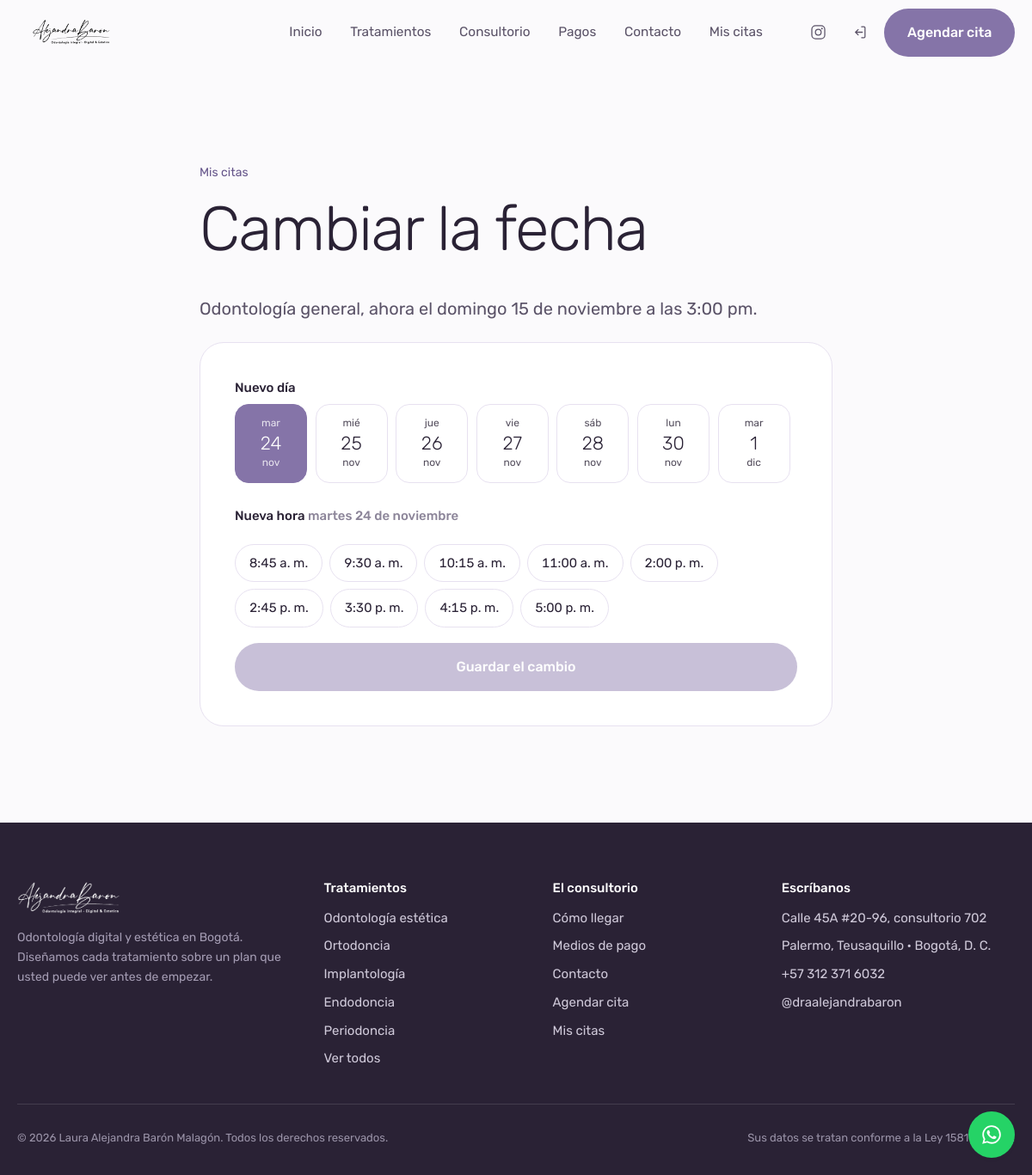
Page /panel/reprogramar.php?id=3 (signed in) on the committed database.
### tables this page shows
CREATE TABLE `citas` (
  `id`             INT UNSIGNED NOT NULL AUTO_INCREMENT,
  `codigo`         VARCHAR(12)  NOT NULL COMMENT 'Código visible para el paciente',
  `paciente_id`    INT UNSIGNED NOT NULL,
  `odontologo_id`  INT UNSIGNED NOT NULL,
  `tratamiento_id` INT UNSIGNED NOT NULL,
  `sede_id`        INT UNSIGNED NOT NULL,
  `fecha`          DATE NOT NULL,
  `hora`           TIME NOT NULL,
  `estado`         ENUM('pendiente','confirmada','atendida','cancelada','no_asistio')
                   NOT NULL DEFAULT 'pendiente',
  `valor`          DECIMAL(12,2) DEFAULT NULL,
  `notas_paciente` VARCHAR(400) DEFAULT NULL,
  `notas_internas` TEXT DEFAULT NULL,
  `motivo_cancelacion` VARCHAR(200) DEFAULT NULL,
  `cancelada_en`   DATETIME DEFAULT NULL,
  `recordatorio_enviado` TINYINT(1) NOT NULL DEFAULT 0,
  `creado_en`      DATETIME NOT NULL DEFAULT CURRENT_TIMESTAMP,
  `actualizado_en` DATETIME NOT NULL DEFAULT CURRENT_TIMESTAMP ON UPDATE CURRENT_TIMESTAMP,
  PRIMARY KEY (`id`),
  UNIQUE KEY `uq_citas_codigo` (`codigo`),
  UNIQUE KEY `uq_citas_agenda` (`odontologo_id`, `fecha`, `hora`),
  KEY `idx_citas_paciente` (`paciente_id`, `fecha`),
  KEY `idx_citas_fecha` (`fecha`, `estado`),
  CONSTRAINT `fk_citas_paciente` FOREIGN KEY (`paciente_id`)
    REFERENCES `usuarios` (`id`) ON DELETE CASCADE,
  CONSTRAINT `fk_citas_odontologo` FOREIGN KEY (`odontologo_id`)
    REFERENCES `usuarios` (`id`),
  CONSTRAINT `fk_citas_tratamiento` FOREIGN KEY (`tratamiento_id`)
    REFERENCES `tratamientos` (`id`),
  CONSTRAINT `fk_citas_sede` FOREIGN KEY (`sede_id`)
    REFERENCES `sedes` (`id`)
);

CREATE TABLE `tratamientos` (
  `id`            INT UNSIGNED NOT NULL AUTO_INCREMENT,
  `slug`          VARCHAR(60)  NOT NULL,
  `nombre`        VARCHAR(90)  NOT NULL,
  `resumen`       VARCHAR(220) NOT NULL,
  `descripcion`   TEXT         NOT NULL,
  `incluye`       TEXT         DEFAULT NULL COMMENT 'Un ítem por línea',
  `imagen`        VARCHAR(160) DEFAULT NULL,
  `duracion_min`  SMALLINT UNSIGNED NOT NULL DEFAULT 45,
  `precio_desde`  DECIMAL(12,2) DEFAULT NULL,
  `destacado`     TINYINT(1)   NOT NULL DEFAULT 0,
  `activo`        TINYINT(1)   NOT NULL DEFAULT 1,
  `orden`         TINYINT UNSIGNED NOT NULL DEFAULT 0,
  PRIMARY KEY (`id`),
  UNIQUE KEY `uq_tratamientos_slug` (`slug`)
);

CREATE TABLE `sedes` (
  `id`        INT UNSIGNED NOT NULL AUTO_INCREMENT,
  `nombre`    VARCHAR(80)  NOT NULL,
  `direccion` VARCHAR(160) NOT NULL,
  `barrio`    VARCHAR(80)  DEFAULT NULL,
  `ciudad`    VARCHAR(80)  NOT NULL DEFAULT 'Bogotá, D. C.',
  `telefono`  VARCHAR(25)  DEFAULT NULL,
  `mapa_embed` TEXT        DEFAULT NULL,
  `activo`    TINYINT(1)   NOT NULL DEFAULT 1,
  PRIMARY KEY (`id`)
);

### includes/functions.php (called while the page is built, shortened)
<?php
require_once __DIR__ . '/db.php';
function e(?string $texto): string
{
    return htmlspecialchars((string) $texto, ENT_QUOTES | ENT_SUBSTITUTE, 'UTF-8');
}
function base_url(string $ruta = ''): string
{
    $base = SITIO_URL !== '' ? SITIO_URL : '';
    if ($base === '') {
        $dir = str_replace('\\', '/', dirname($_SERVER['SCRIPT_NAME'] ?? '/'));
        if (preg_match('#/(admin|panel)$#', $dir)) {
            $dir = dirname($dir);
        }
        $base = rtrim($dir, '/');
    }
    return $base . '/' . ltrim($ruta, '/');
}
function fecha_larga(string $fecha): string
{
    $t = strtotime($fecha);
    return DIAS[(int) date('N', $t)] . ' ' . date('j', $t) . ' de ' . MESES[(int) date('n', $t)];
}
function mes_abrev(string $fecha): string
{
    return mb_substr(MESES[(int) date('n', strtotime($fecha))], 0, 3, 'UTF-8');
}
function dia_abrev(string $fecha): string
{
    return mb_substr(DIAS[(int) date('N', strtotime($fecha))], 0, 3, 'UTF-8');
}
function hora_legible(string $hora): string
{
    return date('g:i a', strtotime($hora));
}
function whatsapp_url(string $mensaje = ''): string
{
    $m = $mensaje !== '' ? '?text=' . rawurlencode($mensaje) : '';
    return 'https://wa.me/' . CONTACTO_WHATSAPP . $m;
}
function instagram_url(): string
{
    return 'https://www.instagram.com/' . CONTACTO_INSTAGRAM . '/';
}
function tratamientos_activos(): array
{
    static $cache = null;
    return $cache ??= filas('SELECT * FROM tratamientos WHERE activo = 1 ORDER BY orden, nombre');
}
function sede_principal(): ?array
{
    return fila('SELECT * FROM sedes WHERE activo = 1 ORDER BY id LIMIT 1');
}

### includes/db.php (called while the page is built, shortened)
<?php
function db(): PDO
{
    static $pdo = null;
    if ($pdo instanceof PDO) {
        return $pdo;
    }
    $opciones = [
        PDO::ATTR_ERRMODE            => PDO::ERRMODE_EXCEPTION,
        PDO::ATTR_DEFAULT_FETCH_MODE => PDO::FETCH_ASSOC,
        PDO::ATTR_EMULATE_PREPARES   => false,
    ];
    try {
        if (DB_DRIVER === 'sqlite') {
            $dir = dirname(DB_SQLITE_PATH);
            if (!is_dir($dir)) {
                mkdir($dir, 0775, true);
            }
            $pdo = new PDO('sqlite:' . DB_SQLITE_PATH, null, null, $opciones);
            $pdo->exec('PRAGMA foreign_keys = ON');
        } else {
            $dsn = sprintf('mysql:host=%s;dbname=%s;charset=%s', DB_HOST, DB_NAME, DB_CHARSET);
            $pdo = new PDO($dsn, DB_USER, DB_PASS, $opciones);
        }
    } catch (PDOException $e) {
        if (APP_DEBUG) {
            throw $e;
        }
        http_response_code(503);
        exit('No pudimos conectar con la base de datos. Intente de nuevo en unos minutos.');
    }
    return $pdo;
}
function q(string $sql, array $params = []): PDOStatement
{
    $st = db()->prepare($sql);
    $st->execute($params);
    return $st;
}
function fila(string $sql, array $params = []): ?array
{
    $r = q($sql, $params)->fetch();
    return $r === false ? null : $r;
}
function filas(string $sql, array $params = []): array
{
    return q($sql, $params)->fetchAll();
}
function valor(string $sql, array $params = [], $defecto = null)
{
    $v = q($sql, $params)->fetchColumn();
    return $v === false ? $defecto : $v;
}

### includes/citas.php (called while the page is built, shortened)
<?php
require_once __DIR__ . '/functions.php';
function horas_disponibles(int $odontologoId, string $fecha, ?int $excluirCita = null): array
{
    $hoy = date('Y-m-d');
    $bloqueado = valor(
        'SELECT COUNT(*) FROM bloqueos
         WHERE ? BETWEEN fecha_inicio AND fecha_fin
           AND (odontologo_id IS NULL OR odontologo_id = ?)',
        [$fecha, $odontologoId]
    );
    $diaSemana = (int) date('N', strtotime($fecha));
    $franjas = filas(
        'SELECT hora_inicio, hora_fin FROM horarios
         WHERE odontologo_id = ? AND dia_semana = ? AND activo = 1
         ORDER BY hora_inicio',
        [$odontologoId, $diaSemana]
    );
    if (!$franjas) {
        return [];
    }
    $sql = 'SELECT hora FROM citas
            WHERE odontologo_id = ? AND fecha = ? AND estado IN (\'pendiente\',\'confirmada\')';
    $par = [$odontologoId, $fecha];
    $ocupadas = array_map(fn($r) => substr($r['hora'], 0, 5), filas($sql, $par));
    $paso  = CITA_DURACION_MIN * 60;
    $libre = [];
    $limiteHoy = time() + CITA_HORAS_ANTICIPACION * 3600;
    foreach ($franjas as $f) {
        $t   = strtotime($fecha . ' ' . $f['hora_inicio']);
        $fin = strtotime($fecha . ' ' . $f['hora_fin']);
        for (; $t + $paso <= $fin; $t += $paso) {
            $hhmm = date('H:i', $t);
            if (in_array($hhmm, $ocupadas, true)) {
                continue;
            }
            if ($t < $limiteHoy) {
                continue;
            }
            $libre[] = $hhmm;
        }
    }
    return $libre;
}
function proximos_dias_con_cupo(int $odontologoId, int $cuantos = 14): array
{
    $dias = [];
    for ($i = 0; $i <= CITA_DIAS_MAX && count($dias) < $cuantos; $i++) {
        $fecha = date('Y-m-d', strtotime("+$i days"));
        $horas = horas_disponibles($odontologoId, $fecha);
        if ($horas) {
            $dias[$fecha] = $horas;
        }
    }
    return $dias;
}
function cita_completa(int $citaId): ?array
{
    return fila(
        'SELECT c.*, t.nombre AS tratamiento, t.duracion_min, s.nombre AS sede, s.direccion,
                u.nombre AS paciente_nombre, u.apellido AS paciente_apellido,
                u.email AS paciente_email, u.telefono AS paciente_telefono,
                d.nombre AS odontologo_nombre, d.apellido AS odontologo_apellido
         FROM citas c
         JOIN tratamientos t ON t.id = c.tratamiento_id
         JOIN sedes s        ON s.id = c.sede_id
         JOIN usuarios u     ON u.id = c.paciente_id
         JOIN usuarios d     ON d.id = c.odontologo_id
         WHERE c.id = ?', [$citaId]);
}

### includes/auth.php (called while the page is built, shortened)
<?php
require_once __DIR__ . '/functions.php';
function usuario_actual(): ?array
{
    static $cache = null;
    if ($cache === null) {
        $cache = fila('SELECT * FROM usuarios WHERE id = ? AND activo = 1', [$_SESSION['usuario_id']]);
    }
    return $cache;
}
function autenticado(): bool
{
    return usuario_actual() !== null;
}
function exigir_sesion(): void
{
    if (!autenticado()) {
        sesion_iniciar();
        $_SESSION['destino'] = $_SERVER['REQUEST_URI'] ?? '';
        flash('aviso', 'Inicie sesión para continuar.');
        redirigir('ingresar.php');
    }
}

### panel/reprogramar.php (the view, shortened to what this page needs)
<?php
require_once __DIR__ . '/../includes/auth.php';
require_once __DIR__ . '/../includes/citas.php';
exigir_sesion();
$u = usuario_actual();
$id = (int) ($_GET['id'] ?? $_POST['cita_id'] ?? 0);
$cita = fila('SELECT * FROM citas WHERE id = ? AND paciente_id = ?', [$id, $u['id']]);
$completa = cita_completa($id);
$agenda = proximos_dias_con_cupo((int) $cita['odontologo_id'], 14);
require __DIR__ . '/../includes/header.php';
?>
<section class="seccion">
  <div class="envoltura" style="max-width:46rem">
    <p class="menudo"><a class="enlace" href="<?= base_url('panel/index.php') ?>">Mis citas</a></p>
    <h1 style="font-size:clamp(1.9rem,1.6rem+1.4vw,2.5rem)">Cambiar la fecha</h1>
    <p class="entrada">
      <?= e($completa['tratamiento']) ?>, ahora el <?= e(fecha_larga($cita['fecha'])) ?>
      a las <?= e(hora_legible($cita['hora'])) ?>.
    </p>
    <?php if (!$agenda): ?>
      <div class="vacio">
        <h3>No hay horarios libres</h3>
        <p>Escríbanos y buscamos un espacio que le sirva.</p>
        <a class="boton" href="<?= e(whatsapp_url('Hola, quiero cambiar mi cita ' . $cita['codigo'] . '.')) ?>"
           target="_blank" rel="noopener">Escribir por WhatsApp</a>
      </div>
    <?php else: ?>
      <form method="post" class="tarjeta" data-agenda='<?= e(json_encode($agenda)) ?>'>
        <div class="campo">
          <span class="etiqueta">Nuevo día</span>
          <div class="dias">
            <?php foreach ($agenda as $fecha => $horas): $ts = strtotime($fecha); ?>
              <button type="button" class="dia" aria-pressed="false"
                      data-fecha="<?= e($fecha) ?>" data-legible="<?= e(fecha_larga($fecha)) ?>">
                <small><?= e(dia_abrev($fecha)) ?></small>
                <strong><?= date('j', $ts) ?></strong>
                <small><?= e(mes_abrev($fecha)) ?></small>
              </button>
            <?php endforeach; ?>
          </div>
        </div>
        <div class="campo">
          <span class="etiqueta">Nueva hora <span class="tenue" data-resumen-dia></span></span>
          <div class="horas" data-horas></div>
        </div>
        <button class="boton boton--ancho" type="submit" data-enviar disabled>Guardar el cambio</button>
      </form>
    <?php endif; ?>
  </div>
</section>
<?php require __DIR__ . '/../includes/footer.php'; ?>

### includes/footer.php (shortened to what this page needs)
</main>
<?php $sede = sede_principal(); ?>
<footer class="pie">
  <div class="envoltura">
    <div class="pie__caja">
      <div>
        <img class="logo" src="<?= base_url('assets/img/marca/logo-blanco.png') ?>" alt="<?= e(SITIO_NOMBRE) ?>">
        <p class="menudo" style="max-width:22rem;color:#A49CB3">
          Odontología digital y estética en Bogotá. Diseñamos cada tratamiento
          sobre un plan que usted puede ver antes de empezar.
        </p>
      </div>
      <div>
        <h4>Tratamientos</h4>
        <ul>
          <?php foreach (array_slice(tratamientos_activos(), 0, 5) as $t): ?>
            <li><a href="<?= base_url('tratamiento.php?t=' . urlencode($t['slug'])) ?>"><?= e($t['nombre']) ?></a></li>
          <?php endforeach; ?>
          <li><a href="<?= base_url('tratamientos.php') ?>">Ver todos</a></li>
        </ul>
      </div>
      <div>
        <h4>El consultorio</h4>
        <ul>
          <li><a href="<?= base_url('sede.php') ?>">Cómo llegar</a></li>
          <li><a href="<?= base_url('pagos.php') ?>">Medios de pago</a></li>
          <li><a href="<?= base_url('contacto.php') ?>">Contacto</a></li>
          <li><a href="<?= base_url('agendar.php') ?>">Agendar cita</a></li>
          <li><a href="<?= base_url('ingresar.php') ?>">Mis citas</a></li>
        </ul>
      </div>
      <div>
        <h4>Escríbanos</h4>
        <ul>
          <?php if ($sede): ?>
            <li><?= e($sede['direccion']) ?></li>
            <li><?= e($sede['barrio'] . ' · ' . $sede['ciudad']) ?></li>
          <?php endif; ?>
          <li><a href="<?= e(whatsapp_url('Hola, quiero agendar una cita.')) ?>" target="_blank" rel="noopener"><?= e(CONTACTO_TELEFONO) ?></a></li>
          <li><a href="<?= e(instagram_url()) ?>" target="_blank" rel="noopener">@<?= e(CONTACTO_INSTAGRAM) ?></a></li>
        </ul>
      </div>
    </div>
    <div class="pie__base">
      <span>© <?= date('Y') ?> Laura Alejandra Barón Malagón. Todos los derechos reservados.</span>
      <span>Sus datos se tratan conforme a la Ley 1581 de 2012.</span>
    </div>
  </div>
</footer>
<a class="flotante" href="<?= e(whatsapp_url('Hola, quiero agendar una cita.')) ?>"
   target="_blank" rel="noopener" aria-label="Escribir por WhatsApp">
</a>
</body>
</html>

### rows in the picture
citas: tratamiento.nombre "Odontología general", fecha "domingo 15 de noviembre", hora "3:00 pm"
tratamientos: nombre "Odontología estética"
tratamientos: nombre "Ortodoncia"
tratamientos: nombre "Implantología"
tratamientos: nombre "Endodoncia"
tratamientos: nombre "Periodoncia"
sedes: direccion "Calle 45A #20-96, consultorio 702", barrio+ciudad "Palermo, Teusaquillo · Bogotá, D. C."

### other values in the picture
dia_abrev($fecha) "mar"
date('j', $ts) "24"
mes_abrev($fecha) "nov"
dia_abrev($fecha) "mié"
date('j', $ts) "25"
dia_abrev($fecha) "jue"
date('j', $ts) "26"
dia_abrev($fecha) "vie"
date('j', $ts) "27"
dia_abrev($fecha) "sáb"
date('j', $ts) "28"
dia_abrev($fecha) "lun"
date('j', $ts) "30"
date('j', $ts) "1"
mes_abrev($fecha) "dic"
